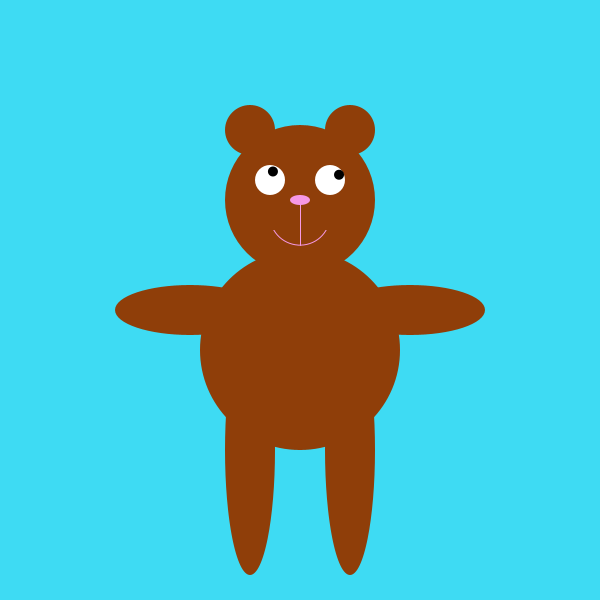
Frame 1 (no input)
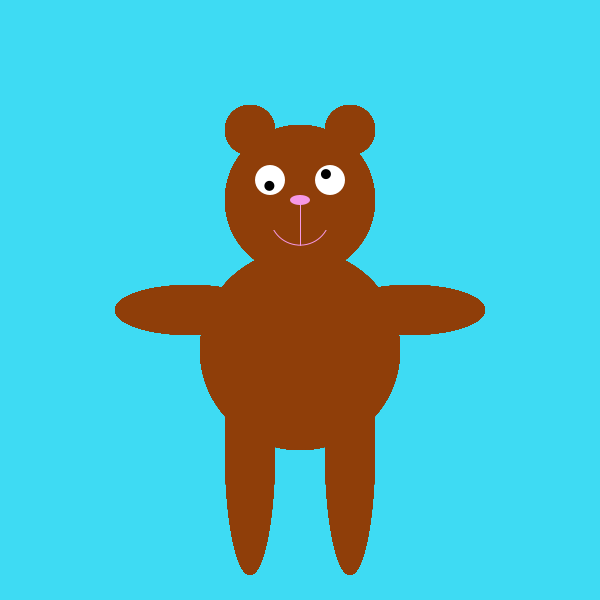
Frame 60 (the mouse pressed at the canvas centre just before this capture)
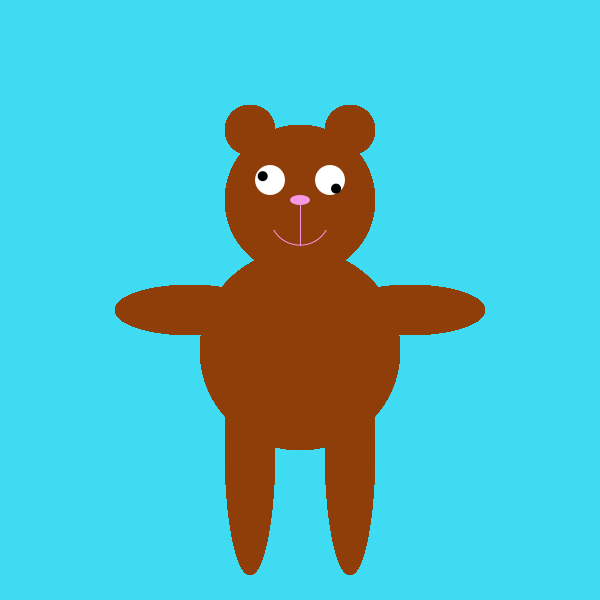
Frame 120 (the mouse held since frame 60 and released just before this capture)

The Processing sketch that drew these frames (run headless with seeded random() and noise(); from frame 60 on, the mouse is pressed at the canvas centre):

// Processing sketch: processing_113565
// ── processing_113565.pde

void setup () {
  size(600,600);
  background(62,219,243);
  //slows down the frame rate to stop the eyes from moving too quickly
  frameRate(10);
}

void draw(){
  //calls and loops the drawbear function
  drawbear(); 
}

void drawbear(){
  //body
  fill(143,62,9);
  noStroke();
  ellipse(300,350,200,200);
  
  //head
  fill(143,62,9);
  noStroke();
  ellipse(300,200,150,150);
  
  //ears
  fill(143,62,9);
  noStroke();
  ellipse(250,130,50,50);
  ellipse(350,130,50,50);
  
  //nose and mouth
  noFill();
  strokeWeight(1);
  stroke(245,152,228);
  arc(300,215,60,60,20,40,OPEN);
  fill(143,62,9);
  noStroke();
  rect(234,180,110,50);
  fill(245,152,228);
  ellipse(300,200,20,10);
  strokeWeight(1);
  stroke(245,152,228);
  line(300,200,300,245);

  //eyes
  noStroke();
  fill(255);
  ellipse(270,180,30,30);
  ellipse(330,180,30,30);
  fill(0);
  
  //left eye movement, set the co-ordinate points to random within the eye
  float left_x =270;
  float left_y =180;
   left_x=random(260, 280);
   left_y=random(165, 190); 
  ellipse(left_x,left_y,10,10);
  
  //right eye movement, set the co-ordinates to random x and y with in the white part of the eye
  float right_x =330;
  float right_y = 180;
    right_x = random(320, 340);
    right_y = random(170, 190);
  ellipse(right_x,right_y,10,10);
  
//arms and legs
   fill(143,62,9);
   ellipse(190,310,150,50);
   ellipse(410,310,150,50);
   ellipse(250,450,50,250);
   ellipse(350,450,50,250);
}
